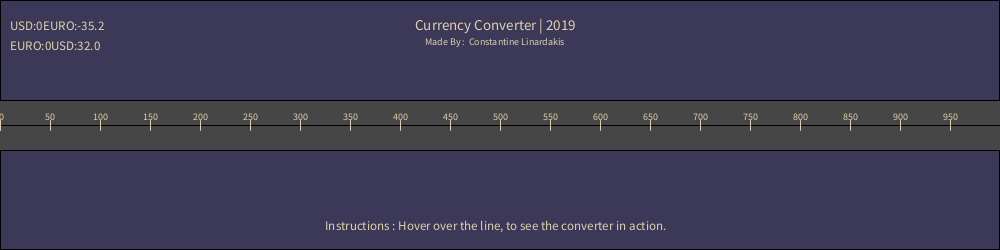
Frame 1 (no input)
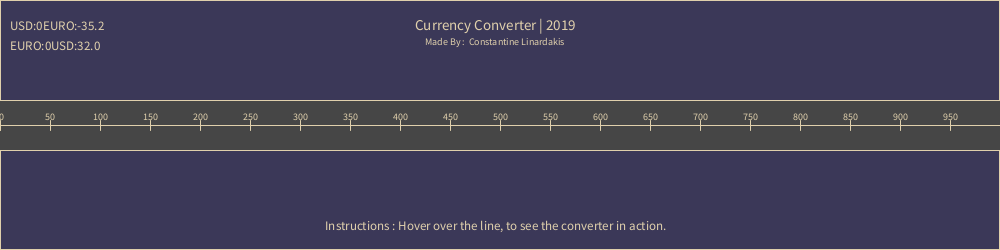
Frame 60 (the mouse pressed at the canvas centre just before this capture)
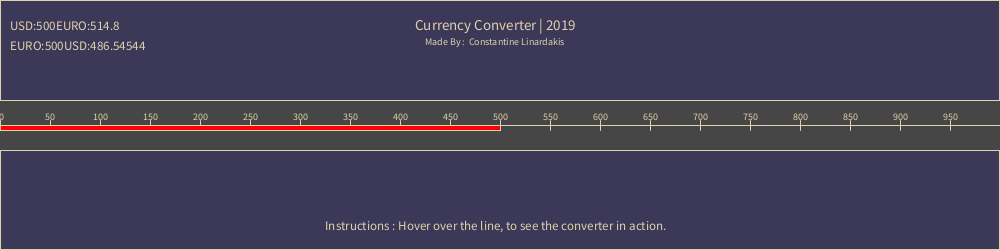
Frame 120 (the mouse held since frame 60 and released just before this capture)

The Processing sketch that drew these frames (run headless with seeded random() and noise(); from frame 60 on, the mouse is pressed at the canvas centre):

// Processing sketch: Converter
// ── Converter.pde
void setup() {
size(1000,250);
}



void draw() {
  fill(#E0D0AC);
  background(#464646);
  fill(#3B3858);
  rect(0,0,999,100);
  rect(0,150,999,99);
  fill(#E0D0AC);
  drawRef();
  textAlign(LEFT);
  fill(#E0D0AC);
  textSize(15);
  text("Currency Converter | 2019",415,30);
  textSize(10);
  text("Made By :  Constantine Linardakis",425,45);
  textSize(13);
  text("Instructions : Hover over the line, to see the converter in action.",325,230);
  textSize(13);
  text("USD:" + mouseX + "EURO:" + euroConverter(mouseX),10,30);
  text("EURO:" + mouseX + "USD:" + usdConverter(mouseX),10,50);
}

// rename far/cel to USD and EUR
//change the math to the 1/1.1

float euroConverter(float euro) {
  //Formula to convert to cel
  return euro = (euro-32) * (1.1/1.0);
}

float usdConverter(float usd) {
  //Formula to convert to far
  return usd = usd * 1/1.1 + 32;
}

void drawRef() {
  line(0,125,width,125);
  //draw tic marks
  for(int i = 0;i<width; i+=50){
    stroke(#E0D0AC);
    line(i,120,i,130);
    textAlign(CENTER);
    textSize(10);
    text(i,i,120);
  }
  fill(255,0,0);
  rect(0,125,mouseX,5,0);
}
